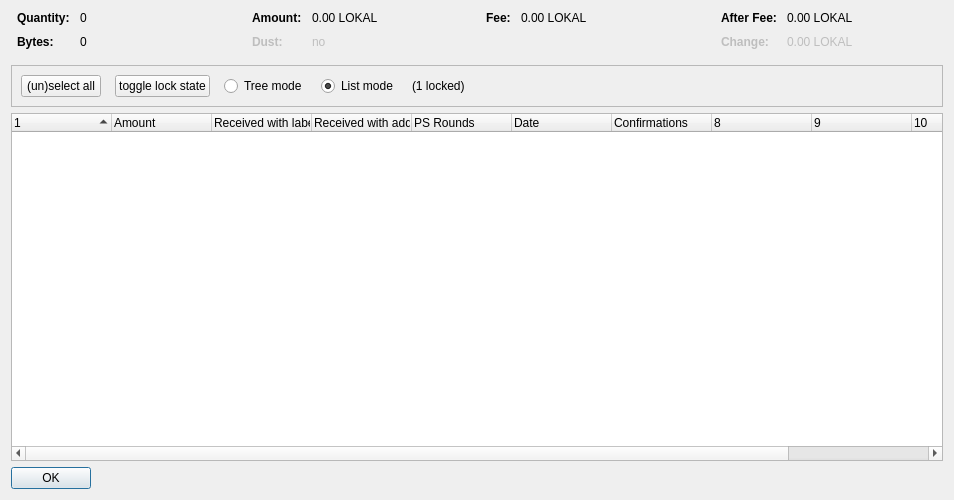
<?xml version="1.0" encoding="UTF-8"?>
<ui version="4.0">
 <class>CoinControlDialog</class>
 <widget class="QDialog" name="CoinControlDialog">
  <property name="geometry">
   <rect>
    <x>0</x>
    <y>0</y>
    <width>954</width>
    <height>500</height>
   </rect>
  </property>
  <property name="windowTitle">
   <string>Coin Selection</string>
  </property>
  <layout class="QVBoxLayout" name="verticalLayout">
   <item>
    <layout class="QHBoxLayout" name="horizontalLayoutTop" stretch="0,0,0,0">
     <property name="topMargin">
      <number>0</number>
     </property>
     <property name="bottomMargin">
      <number>10</number>
     </property>
     <item>
      <layout class="QFormLayout" name="formLayoutCoinControl1">
       <property name="horizontalSpacing">
        <number>10</number>
       </property>
       <property name="verticalSpacing">
        <number>10</number>
       </property>
       <property name="leftMargin">
        <number>6</number>
       </property>
       <property name="rightMargin">
        <number>6</number>
       </property>
       <item row="0" column="0">
        <widget class="QLabel" name="labelCoinControlQuantityText">
         <property name="font">
          <font>
           <weight>75</weight>
           <bold>true</bold>
          </font>
         </property>
         <property name="text">
          <string>Quantity:</string>
         </property>
        </widget>
       </item>
       <item row="0" column="1">
        <widget class="QLabel" name="labelCoinControlQuantity">
         <property name="cursor">
          <cursorShape>IBeamCursor</cursorShape>
         </property>
         <property name="contextMenuPolicy">
          <enum>Qt::ActionsContextMenu</enum>
         </property>
         <property name="text">
          <string notr="true">0</string>
         </property>
         <property name="textInteractionFlags">
          <set>Qt::LinksAccessibleByMouse|Qt::TextSelectableByKeyboard|Qt::TextSelectableByMouse</set>
         </property>
        </widget>
       </item>
       <item row="1" column="0">
        <widget class="QLabel" name="labelCoinControlBytesText">
         <property name="font">
          <font>
           <weight>75</weight>
           <bold>true</bold>
          </font>
         </property>
         <property name="text">
          <string>Bytes:</string>
         </property>
        </widget>
       </item>
       <item row="1" column="1">
        <widget class="QLabel" name="labelCoinControlBytes">
         <property name="cursor">
          <cursorShape>IBeamCursor</cursorShape>
         </property>
         <property name="contextMenuPolicy">
          <enum>Qt::ActionsContextMenu</enum>
         </property>
         <property name="text">
          <string notr="true">0</string>
         </property>
         <property name="textInteractionFlags">
          <set>Qt::LinksAccessibleByMouse|Qt::TextSelectableByKeyboard|Qt::TextSelectableByMouse</set>
         </property>
        </widget>
       </item>
      </layout>
     </item>
     <item>
      <layout class="QFormLayout" name="formLayoutCoinControl2">
       <property name="horizontalSpacing">
        <number>10</number>
       </property>
       <property name="verticalSpacing">
        <number>10</number>
       </property>
       <property name="leftMargin">
        <number>6</number>
       </property>
       <property name="rightMargin">
        <number>6</number>
       </property>
       <item row="0" column="0">
        <widget class="QLabel" name="labelCoinControlAmountText">
         <property name="font">
          <font>
           <weight>75</weight>
           <bold>true</bold>
          </font>
         </property>
         <property name="text">
          <string>Amount:</string>
         </property>
        </widget>
       </item>
       <item row="0" column="1">
        <widget class="QLabel" name="labelCoinControlAmount">
         <property name="cursor">
          <cursorShape>IBeamCursor</cursorShape>
         </property>
         <property name="contextMenuPolicy">
          <enum>Qt::ActionsContextMenu</enum>
         </property>
         <property name="text">
          <string notr="true">0.00 LOKAL</string>
         </property>
         <property name="textInteractionFlags">
          <set>Qt::LinksAccessibleByMouse|Qt::TextSelectableByKeyboard|Qt::TextSelectableByMouse</set>
         </property>
        </widget>
       </item>
       <item row="1" column="0">
        <widget class="QLabel" name="labelCoinControlLowOutputText">
         <property name="enabled">
          <bool>false</bool>
         </property>
         <property name="font">
          <font>
           <weight>75</weight>
           <bold>true</bold>
          </font>
         </property>
         <property name="text">
          <string>Dust:</string>
         </property>
        </widget>
       </item>
       <item row="1" column="1">
        <widget class="QLabel" name="labelCoinControlLowOutput">
         <property name="enabled">
          <bool>false</bool>
         </property>
         <property name="cursor">
          <cursorShape>IBeamCursor</cursorShape>
         </property>
         <property name="contextMenuPolicy">
          <enum>Qt::ActionsContextMenu</enum>
         </property>
         <property name="text">
          <string notr="true">no</string>
         </property>
         <property name="textInteractionFlags">
          <set>Qt::LinksAccessibleByMouse|Qt::TextSelectableByKeyboard|Qt::TextSelectableByMouse</set>
         </property>
        </widget>
       </item>
      </layout>
     </item>
     <item>
      <layout class="QFormLayout" name="formLayoutCoinControl3">
       <property name="horizontalSpacing">
        <number>10</number>
       </property>
       <property name="verticalSpacing">
        <number>10</number>
       </property>
       <property name="leftMargin">
        <number>6</number>
       </property>
       <property name="rightMargin">
        <number>6</number>
       </property>
       <item row="0" column="0">
        <widget class="QLabel" name="labelCoinControlFeeText">
         <property name="font">
          <font>
           <weight>75</weight>
           <bold>true</bold>
          </font>
         </property>
         <property name="text">
          <string>Fee:</string>
         </property>
        </widget>
       </item>
       <item row="0" column="1">
        <widget class="QLabel" name="labelCoinControlFee">
         <property name="cursor">
          <cursorShape>IBeamCursor</cursorShape>
         </property>
         <property name="contextMenuPolicy">
          <enum>Qt::ActionsContextMenu</enum>
         </property>
         <property name="text">
          <string notr="true">0.00 LOKAL</string>
         </property>
         <property name="textInteractionFlags">
          <set>Qt::LinksAccessibleByMouse|Qt::TextSelectableByKeyboard|Qt::TextSelectableByMouse</set>
         </property>
        </widget>
       </item>
      </layout>
     </item>
     <item>
      <layout class="QFormLayout" name="formLayoutCoinControl4">
       <property name="horizontalSpacing">
        <number>10</number>
       </property>
       <property name="verticalSpacing">
        <number>10</number>
       </property>
       <property name="leftMargin">
        <number>6</number>
       </property>
       <property name="rightMargin">
        <number>6</number>
       </property>
       <item row="0" column="0">
        <widget class="QLabel" name="labelCoinControlAfterFeeText">
         <property name="font">
          <font>
           <weight>75</weight>
           <bold>true</bold>
          </font>
         </property>
         <property name="text">
          <string>After Fee:</string>
         </property>
        </widget>
       </item>
       <item row="0" column="1">
        <widget class="QLabel" name="labelCoinControlAfterFee">
         <property name="cursor">
          <cursorShape>IBeamCursor</cursorShape>
         </property>
         <property name="contextMenuPolicy">
          <enum>Qt::ActionsContextMenu</enum>
         </property>
         <property name="text">
          <string notr="true">0.00 LOKAL</string>
         </property>
         <property name="textInteractionFlags">
          <set>Qt::LinksAccessibleByMouse|Qt::TextSelectableByKeyboard|Qt::TextSelectableByMouse</set>
         </property>
        </widget>
       </item>
       <item row="1" column="0">
        <widget class="QLabel" name="labelCoinControlChangeText">
         <property name="enabled">
          <bool>false</bool>
         </property>
         <property name="font">
          <font>
           <weight>75</weight>
           <bold>true</bold>
          </font>
         </property>
         <property name="text">
          <string>Change:</string>
         </property>
        </widget>
       </item>
       <item row="1" column="1">
        <widget class="QLabel" name="labelCoinControlChange">
         <property name="enabled">
          <bool>false</bool>
         </property>
         <property name="cursor">
          <cursorShape>IBeamCursor</cursorShape>
         </property>
         <property name="contextMenuPolicy">
          <enum>Qt::ActionsContextMenu</enum>
         </property>
         <property name="text">
          <string notr="true">0.00 LOKAL</string>
         </property>
         <property name="textInteractionFlags">
          <set>Qt::LinksAccessibleByMouse|Qt::TextSelectableByKeyboard|Qt::TextSelectableByMouse</set>
         </property>
        </widget>
       </item>
      </layout>
     </item>
    </layout>
   </item>
   <item>
    <widget class="QFrame" name="frame">
     <property name="minimumSize">
      <size>
       <width>0</width>
       <height>40</height>
      </size>
     </property>
     <property name="frameShape">
      <enum>QFrame::StyledPanel</enum>
     </property>
     <property name="frameShadow">
      <enum>QFrame::Sunken</enum>
     </property>
     <layout class="QHBoxLayout" name="horizontalLayout">
      <item>
       <layout class="QHBoxLayout" name="horizontalLayoutPanel" stretch="0,0,0,0,0,0">
        <property name="spacing">
         <number>14</number>
        </property>
        <item>
         <widget class="QPushButton" name="pushButtonSelectAll">
          <property name="sizePolicy">
           <sizepolicy hsizetype="Maximum" vsizetype="Fixed">
            <horstretch>0</horstretch>
            <verstretch>0</verstretch>
           </sizepolicy>
          </property>
          <property name="text">
           <string>(un)select all</string>
          </property>
          <property name="autoDefault">
           <bool>false</bool>
          </property>
         </widget>
        </item>
        <item>
         <widget class="QPushButton" name="pushButtonToggleLock">
          <property name="sizePolicy">
           <sizepolicy hsizetype="Maximum" vsizetype="Fixed">
            <horstretch>0</horstretch>
            <verstretch>0</verstretch>
           </sizepolicy>
          </property>
          <property name="text">
           <string>toggle lock state</string>
          </property>
          <property name="autoDefault">
           <bool>false</bool>
          </property>
         </widget>
        </item>
        <item>
         <widget class="QRadioButton" name="radioTreeMode">
          <property name="sizePolicy">
           <sizepolicy hsizetype="Maximum" vsizetype="Fixed">
            <horstretch>0</horstretch>
            <verstretch>0</verstretch>
           </sizepolicy>
          </property>
          <property name="text">
           <string>Tree mode</string>
          </property>
         </widget>
        </item>
        <item>
         <widget class="QRadioButton" name="radioListMode">
          <property name="sizePolicy">
           <sizepolicy hsizetype="Maximum" vsizetype="Fixed">
            <horstretch>0</horstretch>
            <verstretch>0</verstretch>
           </sizepolicy>
          </property>
          <property name="text">
           <string>List mode</string>
          </property>
          <property name="checked">
           <bool>true</bool>
          </property>
         </widget>
        </item>
        <item>
         <widget class="QLabel" name="labelLocked">
          <property name="text">
           <string>(1 locked)</string>
          </property>
         </widget>
        </item>
        <item>
         <spacer name="horizontalSpacer">
          <property name="orientation">
           <enum>Qt::Horizontal</enum>
          </property>
          <property name="sizeHint" stdset="0">
           <size>
            <width>40</width>
            <height>20</height>
           </size>
          </property>
         </spacer>
        </item>
       </layout>
      </item>
     </layout>
    </widget>
   </item>
   <item>
    <widget class="CoinControlTreeWidget" name="treeWidget">
     <property name="contextMenuPolicy">
      <enum>Qt::CustomContextMenu</enum>
     </property>
     <property name="sortingEnabled">
      <bool>false</bool>
     </property>
     <property name="columnCount">
      <number>11</number>
     </property>
     <attribute name="headerShowSortIndicator" stdset="0">
      <bool>true</bool>
     </attribute>
     <attribute name="headerStretchLastSection">
      <bool>false</bool>
     </attribute>
     <column>
      <property name="text">
       <string/>
      </property>
     </column>
     <column>
      <property name="text">
       <string>Amount</string>
      </property>
     </column>
     <column>
      <property name="text">
       <string>Received with label</string>
      </property>
     </column>
     <column>
      <property name="text">
       <string>Received with address</string>
      </property>
     </column>
     <column>
      <property name="text">
       <string>PS Rounds</string>
      </property>
     </column>
     <column>
      <property name="text">
       <string>Date</string>
      </property>
     </column>
     <column>
      <property name="text">
       <string>Confirmations</string>
      </property>
      <property name="toolTip">
       <string>Confirmed</string>
      </property>
     </column>
     <column>
      <property name="text">
       <string/>
      </property>
     </column>
     <column>
      <property name="text">
       <string/>
      </property>
     </column>
     <column>
      <property name="text">
       <string/>
      </property>
     </column>
     <column>
      <property name="text">
       <string/>
      </property>
     </column>
    </widget>
   </item>
   <item>
    <widget class="QDialogButtonBox" name="buttonBox">
     <property name="sizePolicy">
      <sizepolicy hsizetype="Maximum" vsizetype="Fixed">
       <horstretch>0</horstretch>
       <verstretch>0</verstretch>
      </sizepolicy>
     </property>
     <property name="orientation">
      <enum>Qt::Horizontal</enum>
     </property>
     <property name="standardButtons">
      <set>QDialogButtonBox::Ok</set>
     </property>
    </widget>
   </item>
  </layout>
 </widget>
 <customwidgets>
  <customwidget>
   <class>CoinControlTreeWidget</class>
   <extends>QTreeWidget</extends>
   <header>coincontroltreewidget.h</header>
  </customwidget>
 </customwidgets>
 <resources/>
 <connections/>
</ui>
